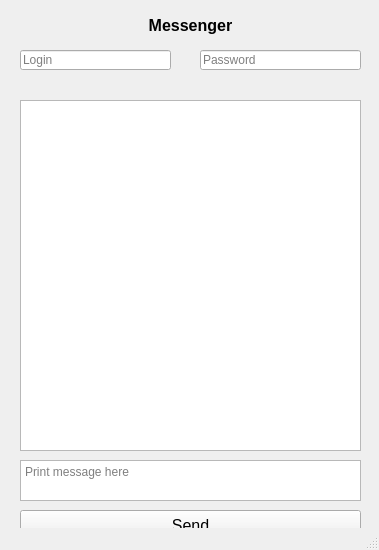
<?xml version="1.0" encoding="UTF-8"?>
<ui version="4.0">
 <class>MainWindow</class>
 <widget class="QMainWindow" name="MainWindow">
  <property name="geometry">
   <rect>
    <x>0</x>
    <y>0</y>
    <width>379</width>
    <height>550</height>
   </rect>
  </property>
  <property name="windowTitle">
   <string>MainWindow</string>
  </property>
  <widget class="QWidget" name="centralwidget">
   <widget class="QLabel" name="label">
    <property name="geometry">
     <rect>
      <x>110</x>
      <y>10</y>
      <width>161</width>
      <height>31</height>
     </rect>
    </property>
    <property name="minimumSize">
     <size>
      <width>161</width>
      <height>31</height>
     </size>
    </property>
    <property name="font">
     <font>
      <pointsize>12</pointsize>
      <weight>75</weight>
      <bold>true</bold>
     </font>
    </property>
    <property name="contextMenuPolicy">
     <enum>Qt::NoContextMenu</enum>
    </property>
    <property name="layoutDirection">
     <enum>Qt::LeftToRight</enum>
    </property>
    <property name="text">
     <string>Messenger</string>
    </property>
    <property name="alignment">
     <set>Qt::AlignCenter</set>
    </property>
   </widget>
   <widget class="QTextBrowser" name="textBrowser">
    <property name="geometry">
     <rect>
      <x>20</x>
      <y>100</y>
      <width>341</width>
      <height>351</height>
     </rect>
    </property>
   </widget>
   <widget class="QPushButton" name="pushButton">
    <property name="geometry">
     <rect>
      <x>20</x>
      <y>510</y>
      <width>341</width>
      <height>31</height>
     </rect>
    </property>
    <property name="font">
     <font>
      <pointsize>12</pointsize>
     </font>
    </property>
    <property name="text">
     <string>Send</string>
    </property>
   </widget>
   <widget class="QLineEdit" name="lineEdit">
    <property name="geometry">
     <rect>
      <x>20</x>
      <y>50</y>
      <width>151</width>
      <height>20</height>
     </rect>
    </property>
    <property name="maxLength">
     <number>128</number>
    </property>
    <property name="placeholderText">
     <string>Login</string>
    </property>
   </widget>
   <widget class="QLineEdit" name="lineEdit_2">
    <property name="geometry">
     <rect>
      <x>200</x>
      <y>50</y>
      <width>161</width>
      <height>20</height>
     </rect>
    </property>
    <property name="maxLength">
     <number>128</number>
    </property>
    <property name="placeholderText">
     <string>Password</string>
    </property>
   </widget>
   <widget class="QTextEdit" name="textEdit">
    <property name="geometry">
     <rect>
      <x>20</x>
      <y>460</y>
      <width>341</width>
      <height>41</height>
     </rect>
    </property>
    <property name="placeholderText">
     <string>Print message here</string>
    </property>
   </widget>
  </widget>
  <widget class="QStatusBar" name="statusbar"/>
 </widget>
 <resources/>
 <connections/>
</ui>
